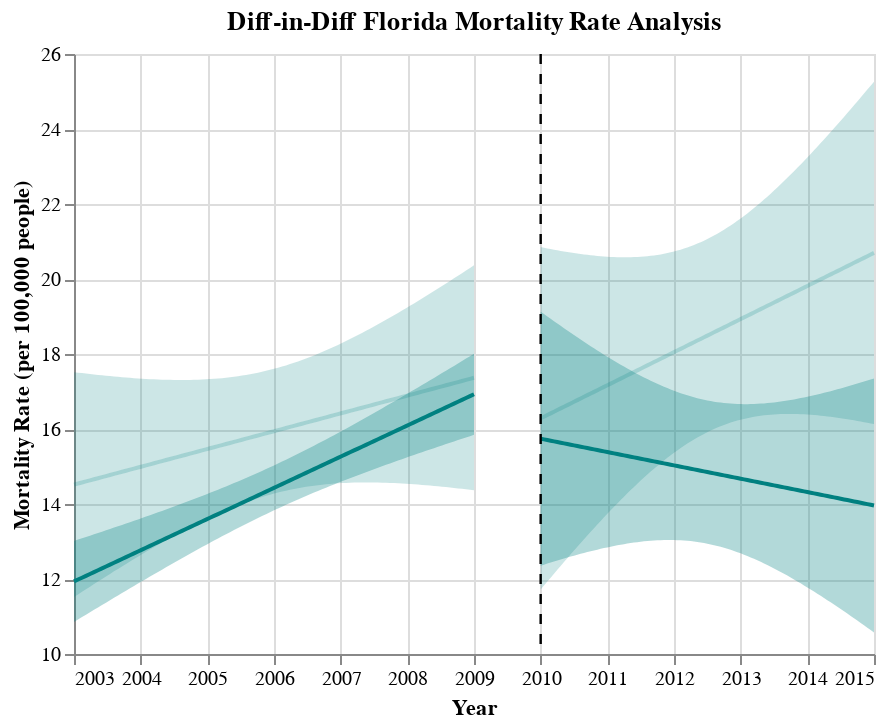

The notebook cell this image was saved under:
### Code cell
## Combine pre-post graphs to create diff-in-diff graph for FL and FL reference states
diff_in_diff_FL = pre_post_FL + pre_post_FL_ref
diff_in_diff_FL.properties(title="Diff-in-Diff Florida Mortality Rate Analysis")
